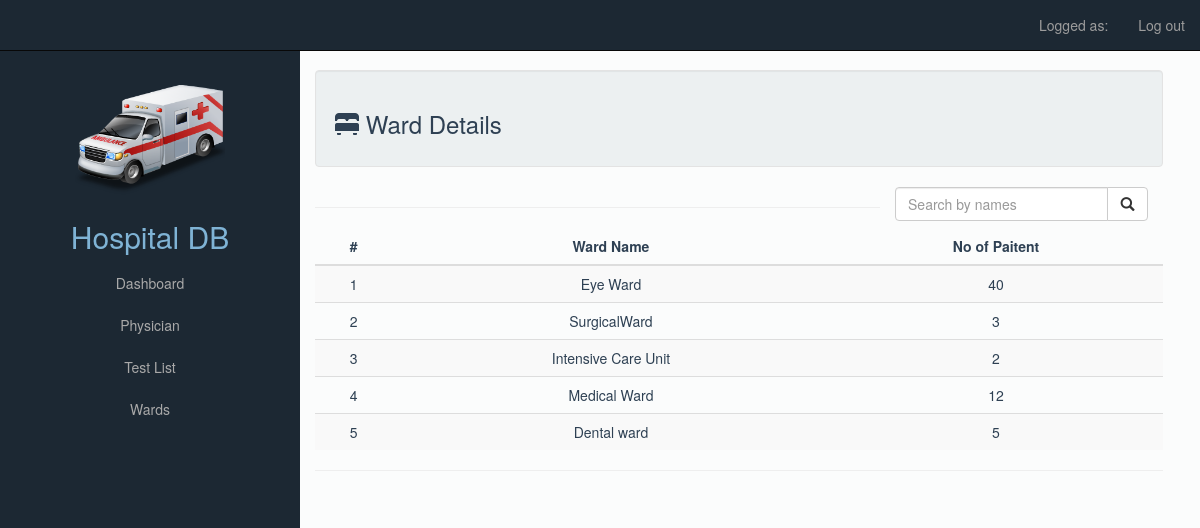
Page /warddeetz.php on the committed database.
### tables this page shows
CREATE TABLE `ward` (
  `wardNO` int(4) NOT NULL,
  `wardName` varchar(255) DEFAULT NULL,
  `NoOfPaitents` int(3) DEFAULT NULL
);

### warddeetz.php (the view)
<?php
include 'header3.php';
include 'dbh.php';
?>
<div class="container-fluid">
  <div class="content ">
    <div class="col-sm-9">
      <div class="well">
        <h3><span class="glyphicon glyphicon-bed" aria-hidden="true"></span> Ward Details</h3>
      </div>
        <div class="table-responsive">
          <?php
          if (isset($_POST['srchname'])){
            $searchq = $_POST['srchname'];
            $search = preg_replace("#[^a-z]#i","",$searchq);
            $sql = "SELECT * FROM ward WHERE wardname LIKE '%$searchq%';";
            $result = $conn->query($sql);
            if ($result->num_rows > 0) {
              echo "<table class='table table-striped'>
              <thead>
              <tr>
              <th class='text-center'>#</th>
              <th class='text-center'>Ward Name</th>
              <th class='text-center'>No of Paitent</th>
              <th class='text-center'> </th>
              </thead>
              </tr>
              <tbody>";
              $x = 0;
              while($row = $result->fetch_assoc()) {
                $x += 1;
                echo "<tr>
                <td class='text-center'>".$x."</td>
                <td class='text-center'>".$row["wardName"]."</td>
                <td class='text-center'>".$row["NoOfPaitents"]."</td>
                </tr>";
              }
              echo "<div class='col-lg-4 pull-right'>
                      <form method='POST'>
                        <div class='input-group'>
                          <input type='text' name='srchname' class='form-control' placeholder='Search by names'>
                          <span class='input-group-btn'>
                            <button class='btn btn-default' type='submit'><span class='glyphicon glyphicon-search' aria-hidden='true'></button>
                          </span>
                        </div>
                      </form>
                    </div>";
              echo "<hr />";
              echo "</tbody>";
              echo "</table>";
            }
            else{
              echo "0 results found";
            }
            echo "<hr>";
          }
          else{
            $sql = "SELECT * FROM ward;";
            $result = $conn->query($sql);
            if ($result->num_rows > 0) {
              echo "<table class='table table-striped'>
              <thead>
              <tr>
              <th class='text-center'>#</th>
              <th class='text-center'>Ward Name</th>
              <th class='text-center'>No of Paitent</th>
              </thead>
              </tr>
              <tbody>";
              $x = 0;
              while($row = $result->fetch_assoc()) {
                $x += 1;
                echo "<tr>
                <td class='text-center'>".$x."</td>
                <td class='text-center'>".$row["wardName"]."</td>
                <td class='text-center'>".$row["NoOfPaitents"]."</td>
                </tr>";
              }
              echo "<div class='col-lg-4 pull-right'>
                      <form method='POST'>
                        <div class='input-group'>
                          <input type='text' name='srchname' class='form-control' placeholder='Search by names'>
                          <span class='input-group-btn'>
                            <button class='btn btn-default' type='submit'><span class='glyphicon glyphicon-search' aria-hidden='true'></button>
                          </span>
                        </div>
                      </form>
                    </div>";
              echo "<hr />";
              echo "</tbody>";
              echo "</table>";
            }else{
              echo "0 results";
            }
            echo "<hr>";
            }
            ?>
        </div>
    </div>
  </div>
</div>
<br />
</body>
</html>

### bodystyle.css (style rules this page uses)
body { padding-top: 50px; margin: 0px; height: 100%; padding-bottom: 0px; background-color: #FBFCFC; }
.content { height: 450px; width: auto; }

### rows in the picture
ward: wardName "Eye Ward", NoOfPaitents "40"
ward: wardName "SurgicalWard", NoOfPaitents "3"
ward: wardName "Intensive Care Unit", NoOfPaitents "2"
ward: wardName "Medical Ward", NoOfPaitents "12"
ward: wardName "Dental ward", NoOfPaitents "5"
